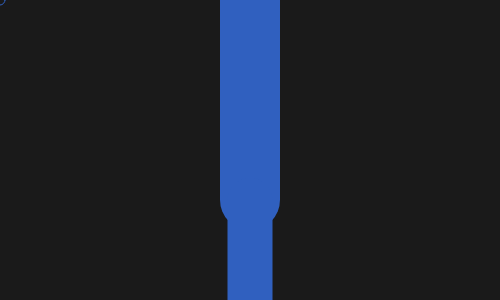
Frame 1 (no input)
Frame 60 (no input): identical to frame 1, image omitted
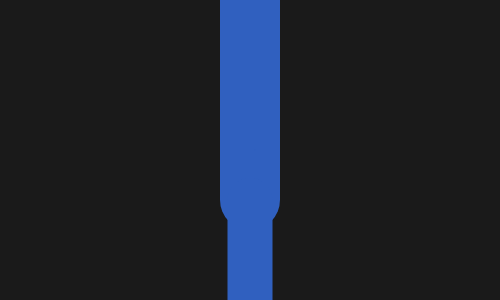
Frame 120 (the mouse pressed at the canvas centre since frame 60)

The p5.js sketch that drew these frames (run headless with seeded random() and noise() and a simulated clock; from frame 60 on, the mouse is pressed at the canvas centre):

// p5.js sketch
// ── sketch.js


class Linkage {
  constructor(origin, lengths, startAngles) {
    this._origin = origin;
    this._lengths = lengths;
    this._solution = startAngles;
    this._prevSolution;
    this._target = createVector(0, 0);
  }

  f(angles) {  // Find end position using forward kinematics
    let x = this._origin.x;
    let y = this._origin.y;
    for (let i=0; i < this._lengths.length; i++) {
      x += -1 * this._lengths[i] * sin(angles[i]);
      y += this._lengths[i] * cos(angles[i]);
    }
    return createVector(x, y);
  }

  G(angles) {  // Find current error
    let f_k = this.f(angles);
    return this._target.dist(f_k);
  }

  grad(angles, step_size) {  // approx. gradient using center diff
    let grad = [];
    for (let i=0; i < angles.length ; i++) {
      let a_pos = [...angles];
      let a_neg = [...angles];
      a_pos[i] += step_size;
      a_neg[i] -= step_size;
      grad.push((this.G(a_pos) - this.G(a_neg)) / (2 * step_size));

    }
    return grad;
  }

  gradDescent() {
    let phi;
    let phi_prev = [...this._prevSolution];
    let a = 0.01;
    let iterLimit = 120;
    let step_size = 0.0001
    let gradLimit = 0.01

    for (let k=0; k < iterLimit; k++) {
      phi = [...phi_prev];
      let grad = this.grad(phi_prev, step_size)
      for (let i=0; i < phi.length; i++) {phi[i] -= a * exp(-0.2 * k) * grad[i];}
      if (arr_mag(grad) <= gradLimit) {break;}
      phi_prev = phi;
    }
    return phi;

  }

  update(newTarget) {
    if (!this._target.equals(newTarget)) {
      this._target = newTarget;
      this._prevSolution = this._solution;
      this._solution = this.gradDescent();
    }
  }

  render() {
    push();
    translate(this._origin.x, this._origin.y);

    for (let i=0; i<this._lengths.length; i++) {
      rotate(this._solution[i]);
      strokeWeight((this._lengths.length-i)*15)
      line(0, 0, 0, this._lengths[i]);
      translate(0, this._lengths[i]);
      rotate(-1 * this._solution[i]);
    }
    pop();
  }
}


function arr_mag(array) {
  let cnt = 0
  for (let i = 0; i < array.length; i++) {
    cnt += array[i]**2;
  }
  return sqrt(cnt);
}
  
function setup() {
  createCanvas(500, 300);
  colorMode('hsb');
  frameRate(60);

  test = new Linkage(createVector(width/2, 0), [200, 125, 125, 50], [0, 0, 0, 0]);
}

function draw() {
  background(10);
  noFill();
  stroke(220, 75, 75);
  let set_point = createVector(mouseX, mouseY);
  test.update(set_point);
  test.render();
  
  circle(set_point.x, set_point.y, 10)
}



// ── style.css


html, body {
  margin: 0;
  padding: 0;
}
canvas {
  display: block;
}

header { display: none; }
